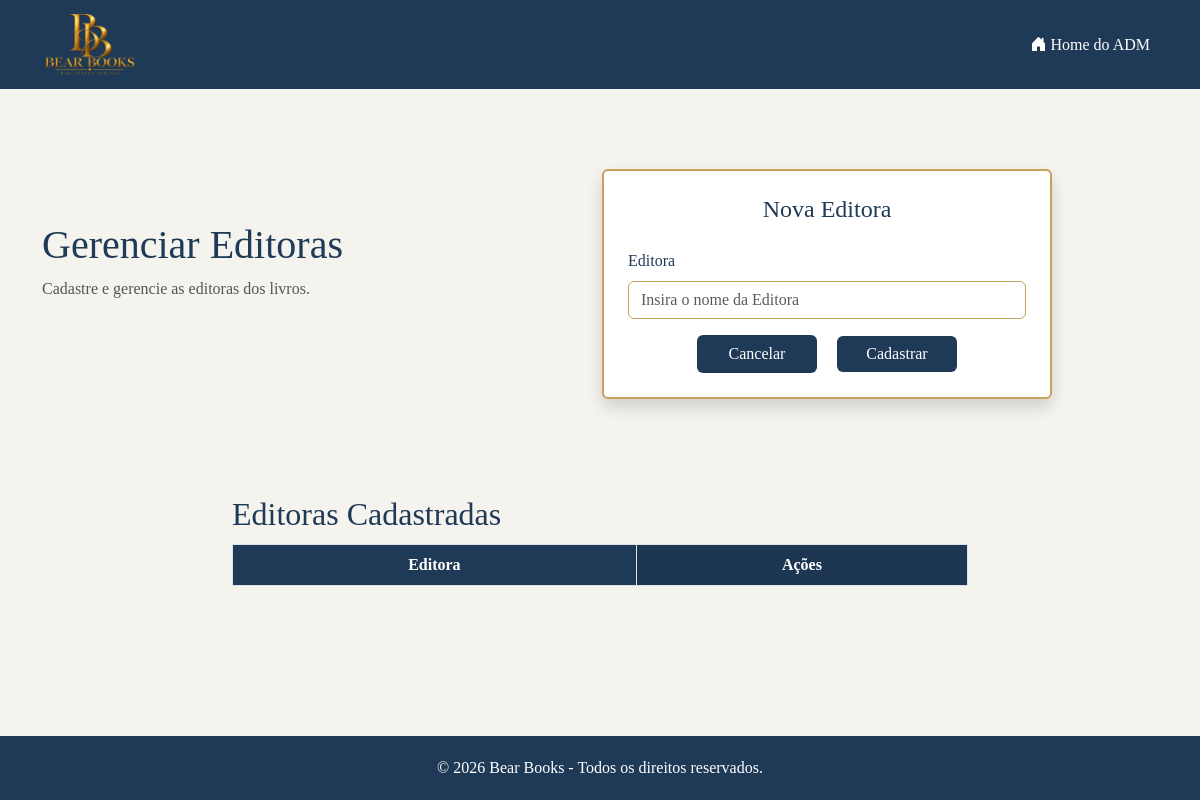
Page /administrador/editora/gerenciarEditora.php on the earlier database version.
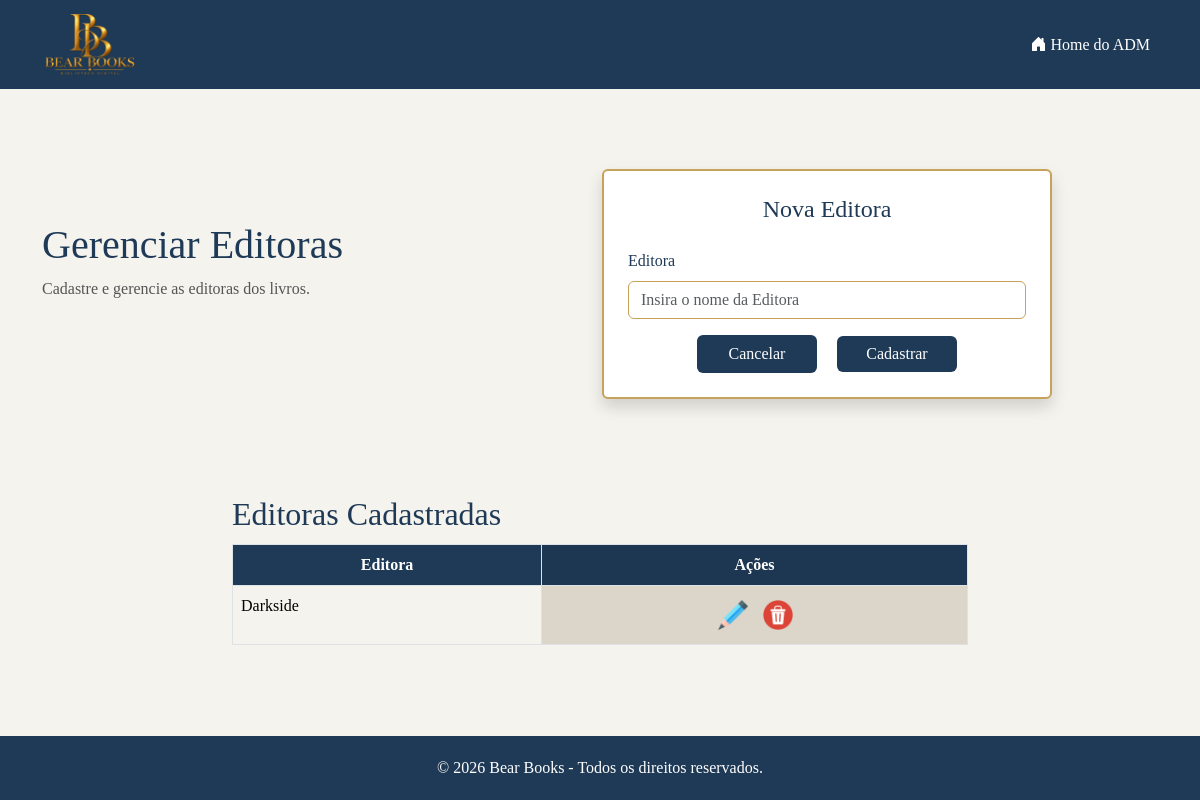
Same page on the later database version.
### tables this page shows
CREATE TABLE `editora` (
  `id_editora` int(5) NOT NULL,
  `nome_editora` varchar(200) DEFAULT NULL
);

### administrador/editora/gerenciarEditora.php (the view, shortened to what this page needs)
<?php
include "../../ARQUIVOS/conexao.php";
$sql = "SELECT * FROM editora";
$result = $conn->query($sql);
?>
<!DOCTYPE html>
<html lang="pt-br">
<head>
    <link href="https://cdn.jsdelivr.net/npm/bootstrap@5.3.8/dist/css/bootstrap.min.css" rel="stylesheet"
>
    <link rel="stylesheet" href="https://cdn.jsdelivr.net/npm/bootstrap-icons@1.13.1/font/bootstrap-icons.min.css">
    <link rel="stylesheet" href="../../css/style.css">
</head>
<body>
    <nav class="navbar navbar-expand-lg">
        <div class="container">
            <a class="navbar-brand" href="../MenuAdministrador.php">
                <img src="../../ARQUIVOS/img/logo.png" class="me-3">
            </a>
            <div class="navbar-nav ms-auto">
                <a class="nav-link" href="../MenuAdministrador.php">
                    <i class="bi bi-house-door-fill"></i> Home do ADM
                </a>
            </div>
        </div>
    </nav>
    <div class="container cadastro-conteudo">
        <div class="row align-items-center">
            <div class="col-sm-12 col-md-5 cadastro-titulo">
                <h1>Gerenciar Editoras</h1>
                <p>Cadastre e gerencie as editoras dos livros.</p>
            </div>
            <div class="col-sm-12 col-md-7">
                <div class="card cadastro-formulario p-4 shadow">
                    <h4>Nova Editora</h4>
                    <form method="post" action="insertEditora.php">
                        <div class="mb-3">
                            <label for="editora" class="form-label">Editora</label>
                            <input type="text" class="form-control" id="editora" name="nome_editora"
                                placeholder="Insira o nome da Editora" required>
                        </div>
                        <div class="text-center">
                            <button type="reset" class="btn btn-cancelar me-3">
                                Cancelar
                            </button>
                            <button type="submit" class="btn btn-primary">
                                Cadastrar
                            </button>
                        </div>
                    </form>
                </div>
            </div>
        </div>
    </div>
    <div class="container cadastro-tabela">
        <div class="row justify-content-center">
            <div class="col-sm-12 col-md-10 col-lg-8">
                <h2>Editoras Cadastradas</h2>
                <div class="table-responsive">
                    <table class="table table-striped-columns table-bordered">
                        <thead class="text-center">
                            <tr>
                                <th>Editora</th>
                                <th>Ações</th>
                            </tr>
                        </thead>
                        <tbody>
                            <?php
                            while ($row = $result->fetch_assoc()) {
                                $id_editora = $row['id_editora'];
                                ?>
                                <tr>
                                    <td><?php echo $row['nome_editora']; ?></td>
                                    <td class="text-center">
                                        <button type="button" class="btn p-0" data-bs-toggle="modal"
                                            data-bs-target="#editarEditora<?php echo $id_editora; ?>">
                                            <img src="../../ARQUIVOS/img/lapis.png" width="30" height="30">
                                        </button>
                                        <a href="deleteEditora.php?id_editora=<?php echo $id_editora; ?>"
                                            onclick="return confirm('Deseja realmente excluir a editora <?php echo $row['nome_editora']; ?>?');">
                                            <img src="../../ARQUIVOS/img/lixeira.png" width="30" height="30">
                                        </a>
                                    </td>
                                </tr>
                                <?php
                            }
                            ?>
                        </tbody>
                    </table>
                </div>
            </div>
        </div>
    </div>
    <footer class="footer">
        <p class="mb-0">© 2026 Bear Books - Todos os direitos reservados.</p>
    </footer>
</body>
</html>

Differences in the rows shown:
added editora: nome_editora "Darkside"
